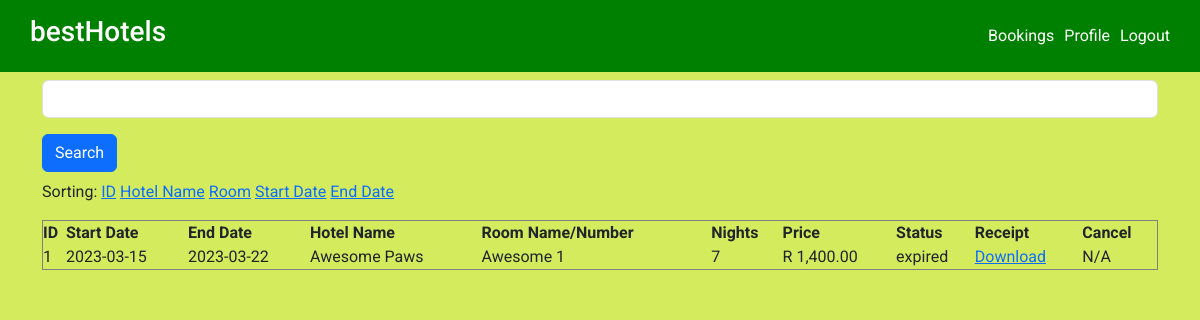
/bookings.php?sorting=hname (signed in), run on an earlier commit of the app's database.
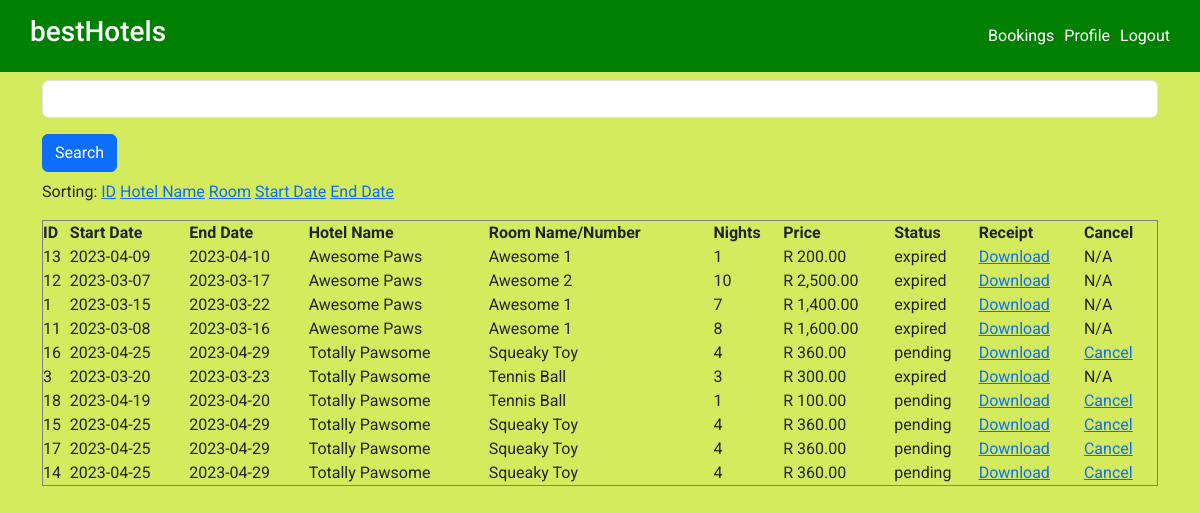
And on a later commit of the database.
### tables this page shows
CREATE TABLE `users` (
  `user_id` int(11) NOT NULL AUTO_INCREMENT,
  `user_title` varchar(10) NOT NULL,
  `user_firstname` varchar(50) NOT NULL,
  `user_lastname` varchar(50) NOT NULL,
  `user_email` varchar(50) NOT NULL,
  `user_phone` varchar(20) NOT NULL,
  `user_address` varchar(255) NOT NULL,
  `user_password` varchar(100) NOT NULL,
  PRIMARY KEY (`user_id`),
  UNIQUE KEY `user_id` (`user_id`),
  UNIQUE KEY `user_email` (`user_email`)
);

CREATE TABLE `bookings` (
  `booking_id` int(11) NOT NULL AUTO_INCREMENT,
  `booking_startdate` date NOT NULL,
  `booking_enddate` date NOT NULL,
  `booking_status` enum('active','cancelled') NOT NULL DEFAULT 'active',
  `booking_uuid` text NOT NULL,
  `user_id` int(11) NOT NULL,
  `room_id` int(11) NOT NULL,
  PRIMARY KEY (`booking_id`),
  KEY `fk_booking_user_id` (`user_id`),
  KEY `fk_booking_room_id` (`room_id`),
  CONSTRAINT `fk_booking_room_id` FOREIGN KEY (`room_id`) REFERENCES `rooms` (`room_id`) ON DELETE CASCADE ON UPDATE CASCADE,
  CONSTRAINT `fk_booking_user_id` FOREIGN KEY (`user_id`) REFERENCES `users` (`user_id`) ON DELETE CASCADE ON UPDATE CASCADE
);

CREATE TABLE `rooms` (
  `room_id` int(11) NOT NULL AUTO_INCREMENT,
  `room_label` varchar(50) NOT NULL,
  `room_price` decimal(10,2) DEFAULT NULL,
  `hotel_id` int(11) NOT NULL,
  PRIMARY KEY (`room_id`),
  KEY `fk_room_hotel_id` (`hotel_id`),
  CONSTRAINT `fk_room_hotel_id` FOREIGN KEY (`hotel_id`) REFERENCES `hotels` (`hotel_id`) ON DELETE CASCADE ON UPDATE CASCADE
);

CREATE TABLE `hotels` (
  `hotel_id` int(11) NOT NULL AUTO_INCREMENT,
  `hotel_name` varchar(50) NOT NULL,
  `hotel_address` varchar(255) NOT NULL,
  `hotel_rating` int(11) NOT NULL,
  PRIMARY KEY (`hotel_id`)
);

### lib/autoloader.php (called while the page is built, shortened)
<?php
    spl_autoload_register( function($class) {
        $classSplit=explode('\\', $class);
        $path = './classes/';
    });
?>

### classes/HotelClasses/Booking.php (called while the page is built, shortened)
<?php
    class Booking {
        private $id;
        private $hotel;
        private $room;
        private $startDate;
        private $endDate;
        private $status;
        function getId() {
            return $this->id;
        }
        function getHotel() {
            return $this->hotel;
        }
        function getRoom() {
            return $this->room;
        }
        function getStartDate() {
            return $this->startDate;
        }
        function getEndDate() {
            return $this->endDate;
        }
        function getNights() {
            return round((strtotime($this->endDate) - strtotime($this->startDate)) / 86400);
        }
        function getPrice() {
            return $this->getNights() * $this->getRoom()->getPrice();
        }
        function getStatus() {
            $currentTime=time();
            if ($this->status == 'active') {
                if ($currentTime > strtotime($this->endDate)) {
                    return 'expired';
                } elseif (($currentTime < strtotime($this->endDate)) && ($currentTime > strtotime($this->startDate))) {
                    return 'active';
                }
                return 'pending';
            }
            return $this->status;
        }
        function getCancellable() {
            $currentTime=time();
            $diff=(strtotime($this->getStartDate()) - $currentTime) / 60 / 60;
            if ($diff < 48 || $this->getStatus() == 'cancelled' || $this->getStatus() == 'expired' || $this->getStatus() == 'active') {
                return false;
            } else {
                return true;
            }
        }
        function setId($id) {
            $this->id = $id;
        }
        function setHotel($hotel) {
            $this->hotel = $hotel;
        }
        function setRoom($room) {
            $this->room = $room;
        }
        function setStartDate($startDate) {
            $this->startDate = $startDate;
        }
        function setEndDate($endDate) {
            $this->endDate = $endDate;
        }
        function setStatus($status) {
            $this->status = $status;
        }
    }
?>

### classes/HotelClasses/Hotel.php (called while the page is built, shortened)
<?php
    class Hotel{
        private $name;
        public function getName() {
            return $this->name;
        }
        public function setName($name) {
            $this->name = $name;
        }
    }
?>

### classes/HotelClasses/Room.php (called while the page is built, shortened)
<?php
    class Room{
        private $label;
        private $price;
        function getLabel() {
            return $this->label;
        }
        function getPrice() {
            return $this->price;
        }
        function setLabel($label) {
            $this->label = $label;
        }
        function setPrice($price) {
            $this->price = $price;
        }
    }
?>

### bookings.php (the view, shortened to what the changed rows need)
<?php
    require_once('./lib/autoloader.php');
    require('./lib/get-user-details.php');
    require('./config/db.php');
    if (!isset($_GET['sorting']))
        $bookingSorting = 'id';
    else
        $bookingSorting = $_GET['sorting'];
    if (isset($_POST['search'])) {
        $searchString = "%" . filter_var($_POST["searchText"], FILTER_SANITIZE_STRING) . "%";
        $bookingQuery = 'SELECT bookings.booking_id, users.user_email, users.user_title, users.user_firstname, users.user_lastname, bookings.booking_startdate, bookings.booking_enddate, hotels.hotel_name, rooms.room_label, rooms.room_price, bookings.booking_status FROM users INNER JOIN bookings ON users.user_id=bookings.user_id INNER JOIN rooms ON rooms.room_id = bookings.room_id INNER JOIN hotels ON rooms.hotel_id = hotels.hotel_id WHERE (users.user_email LIKE :ss OR bookings.booking_id LIKE :ss OR users.user_firstname LIKE :ss OR users.user_lastname LIKE :ss) AND users.user_id=:userid';
    } else {
        $bookingQuery = 'SELECT bookings.booking_id, users.user_email, users.user_title, users.user_firstname, users.user_lastname, bookings.booking_startdate, bookings.booking_enddate, hotels.hotel_name, rooms.room_label, rooms.room_price, bookings.booking_status FROM users INNER JOIN bookings ON users.user_id=bookings.user_id INNER JOIN rooms ON rooms.room_id = bookings.room_id INNER JOIN hotels ON rooms.hotel_id = hotels.hotel_id WHERE users.user_id=:userid';
    }
    if ($bookingSorting == 'id') {
        $bookingQuery .= " ORDER BY bookings.booking_id";
    } elseif ($bookingSorting == 'hname') {
        $bookingQuery .= " ORDER BY hotels.hotel_name";
    } elseif ($bookingSorting == 'rlabel') {
        $bookingQuery .= " ORDER BY rooms.room_label";
    } elseif ($bookingSorting == 'sdate') {
        $bookingQuery .= " ORDER BY bookings.booking_startdate";
    } elseif ($bookingSorting == 'edate') {
        $bookingQuery .= " ORDER BY bookings.booking_enddate";
    }
    if (isset($_POST['search'])) {
        $stmt = $pdo->prepare($bookingQuery);
        $stmt->bindValue(':ss', $searchString);
        $stmt->bindValue(':userid', $_SESSION['userId']);
        $stmt->execute();
    } else {
        $stmt = $pdo->prepare($bookingQuery);
        $stmt->bindValue(':userid', $_SESSION['userId']);
        $stmt->execute();
    }
    $allBookings = $stmt->fetchAll();
?>
<div class="container">
    <div>
        <table border="1" width="100%">
            <tr>
                <th>ID</th>
                <th>Start Date</th>
                <th>End Date</th>
                <th>Hotel Name</th>
                <th>Room Name/Number</th>
                <th>Nights</th>
                <th>Price</th>
                <th>Status</th>
                <th>Receipt</th>
                <th>Cancel</th>
            </tr>
        <?php
        foreach ($allBookings as $booking_item) {
            $oneBooking = new HotelClasses\Booking();
            $oneBooking->setId($booking_item->booking_id);
            $oneBooking->setUser(new HotelClasses\User());
            $oneBooking->getUser()->setEmail($booking_item->user_email);
            $oneBooking->getUser()->setTitle($booking_item->user_title);
            $oneBooking->getUser()->setFirstName($booking_item->user_firstname);
            $oneBooking->getUser()->setLastName($booking_item->user_lastname);
            $oneBooking->setStartDate($booking_item->booking_startdate);
            $oneBooking->setEndDate($booking_item->booking_enddate);
            $oneBooking->setSTatus($booking_item->booking_status);
            $oneBooking->setHotel(new HotelClasses\Hotel);
            $oneBooking->getHotel()->setName($booking_item->hotel_name);
            $oneBooking->setRoom(new HotelClasses\Room);
            $oneBooking->getRoom()->setLabel($booking_item->room_label);
            $oneBooking->getRoom()->setPrice($booking_item->room_price);
            echo "<tr>";
            echo "<td>" . $oneBooking->getId() . "</td>";
            echo "<td>" . $oneBooking->getStartDate() . "</td>";
            echo "<td>" . $oneBooking->getEndDate() . "</td>";
            echo "<td>" . $oneBooking->getHotel()->getName() . "</td>";
            echo "<td>" . $oneBooking->getRoom()->getLabel() . "</td>";
            echo "<td>" . $oneBooking->getNights() . "</td>";
            echo "<td>R " . number_format($oneBooking->getPrice(), 2) . "</td>";
            echo "<td>" . $oneBooking->getStatus() . "</td>";
            echo '<td><a href="downloadbooking.php?booking_id=' . $oneBooking->getId() . '">Download</a></td>';
            echo '<td>';
            if ($oneBooking->getCancellable())
                echo '<a href="cancelbooking.php?booking_id=' . $oneBooking->getId() . '">Cancel</a>';
            else
                echo 'N/A';
            echo '</td>';
            echo "</tr>";
        }
        ?>
        </table>
    </div>
</div>

What changed in the data, as far as the page shows it:
now on one of the page's lists (row edited): users: bookings.booking_id "12", bookings.booking_startdate "2023-03-07", bookings.booking_enddate "2023-03-17", hotels.hotel_name "Awesome Paws", rooms.room_label "Awesome 2", bookings.booking_enddate+booking_startdate "10", bookings.booking_enddate+booking_startdate "2,500.00", bookings.booking_enddate "expired", bookings.booking_id "1", bookings.booking_startdate "2023-03-15", bookings.booking_enddate "2023-03-22", rooms.room_label "Awesome 1", bookings.booking_enddate+booking_startdate "7", bookings.booking_enddate+booking_startdate "1,400.00", bookings.booking_id "11", bookings.booking_startdate "2023-03-08", bookings.booking_enddate "2023-03-16", bookings.booking_enddate+booking_startdate "8", bookings.booking_enddate+booking_startdate "1,600.00", bookings.booking_id "16", bookings.booking_startdate "2023-04-25", bookings.booking_enddate "2023-04-29", hotels.hotel_name "Totally Pawsome", rooms.room_label "Squeaky Toy", bookings.booking_enddate+booking_startdate "4", bookings.booking_enddate+booking_startdate "360.00", bookings.booking_status "pending", bookings.booking_id "3", bookings.booking_startdate "2023-03-20", bookings.booking_enddate "2023-03-23", rooms.room_label "Tennis Ball", bookings.booking_enddate+booking_startdate "3", bookings.booking_enddate+booking_startdate "300.00", bookings.booking_id "18", bookings.booking_startdate "2023-04-19", bookings.booking_enddate "2023-04-20", bookings.booking_enddate+booking_startdate "1", rooms.room_price "100.00", bookings.booking_id "15", bookings.booking_id "17", bookings.booking_id "14"
changed users "Awesome Paws": bookings.booking_id "1" → "13"; bookings.booking_startdate "2023-03-15" → "2023-04-09"; bookings.booking_enddate "2023-03-22" → "2023-04-10"; bookings.booking_enddate+booking_startdate "7" → "1"; rooms.room_price "1,400.00" → "200.00"
